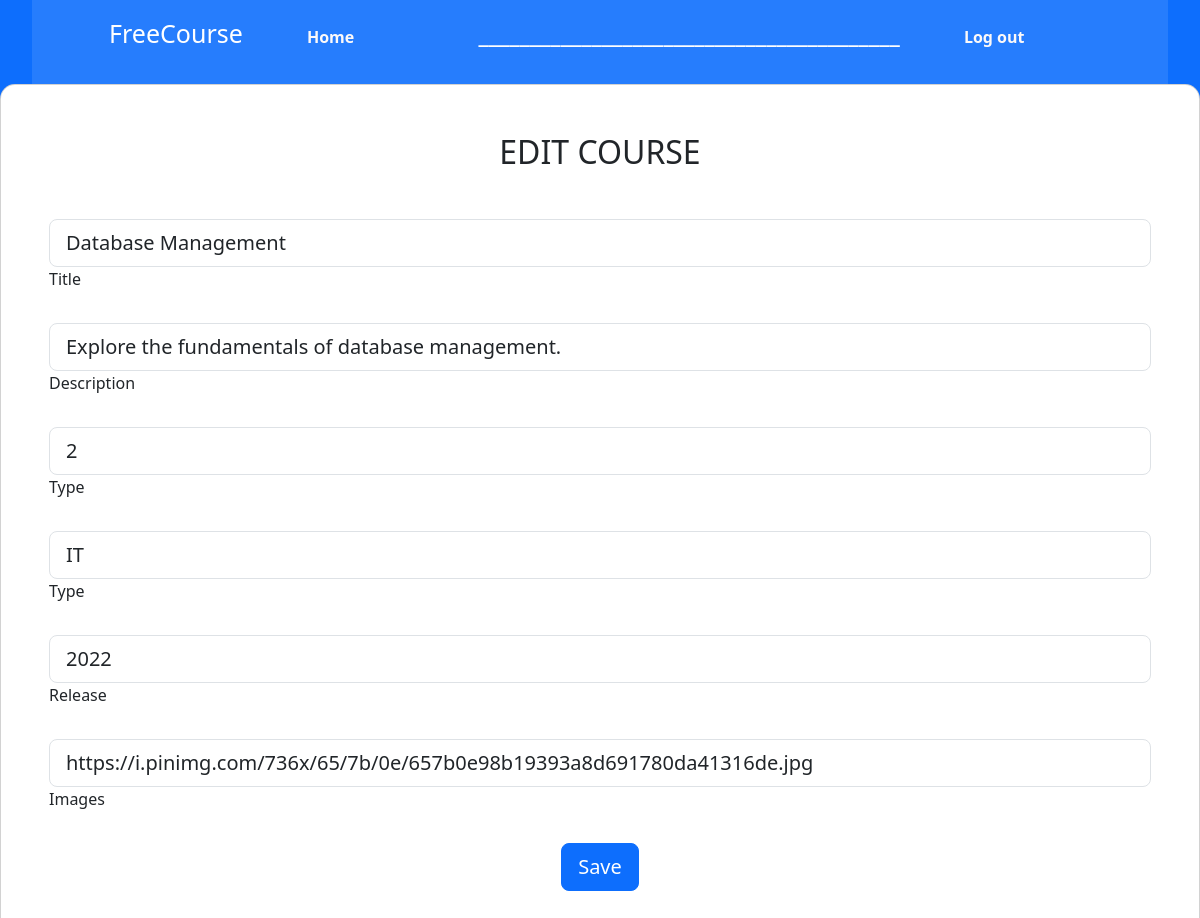
Page /editCourse.php?id_course=2 on the committed database.
### tables this page shows
CREATE TABLE `courses` (
  `Title` varchar(255) NOT NULL,
  `Description` text NOT NULL,
  `course_id` int(11) NOT NULL,
  `Type` varchar(255) NOT NULL,
  `ReleaseDate` varchar(255) NOT NULL,
  `images` text DEFAULT NULL
);

### db/course_db.php (called while the page is built, shortened)
<?php
    function get_course_by_id($id_course)
    {
        $sql = "select * from courses where course_id = '$id_course'";
        $conn = create_connection();
         $result =$conn-> query($sql);
         $data = array();
         for ($i =1 ;$i <= $result ->num_rows;$i++)
         {
            $row = $result->fetch_assoc();
            $data[] = $row;
         }
         return $data;
    }
?>

### editCourse.php (the view, shortened to what this page needs)
<?php
require_once('db/course_db.php');
$id_course = $_GET['id_course'];
$course = get_course_by_id($id_course);
?>
<!DOCTYPE html>
<html lang="en">
<head>
    <link rel="stylesheet" href="https://unpkg.com/bootstrap@5.3.2/dist/css/bootstrap.min.css">
    <link rel="stylesheet" href="https://unpkg.com/bs-brain@2.0.3/components/logins/login-9/assets/css/login-9.css">
    <link rel="stylesheet" href="style.css">
</head>
<body class="bg-primary">
<header>
      <nav>
        <div class="frame">
          <ul>
            <li class="listHeader" ><b></b>FreeCourse</li>
            <li class="listHeader"><a id="index" href="administration.php"><b>Home</b></a></li>
            <li class="listHeader" >
            <li class="listHeader" ><b>_________________________________________</b></li>
            <li class="listHeader" ><a href="?logout"><b>Log out</b></a></li>
          </ul>
        </div>
      </nav>
</header>
    <section class="vh-100 bg-primary" style="background-color: #1f1fc7;">
                        <div class="card" style="border-radius: 15px;">
                            <div class="card-body p-5">
                                <h2 class="text-uppercase text-center mb-5">Edit course</h2>
                                <form method="post" action="" novalidate>
                                    <div class="form-outline mb-4">
                                        <?php foreach ($course as $c): ?>
                                            <input  name="Title" type="text" id="Title" class="form-control form-control-lg" autocomplete="off" value="<?php echo $c['Title']; ?>">
                                        <label class="form-label" for="Title">Title</label>
                                    </div>
                                    <div class="form-outline mb-4">
                                            <input name="Description" type="text" id="Title" class="form-control form-control-lg" autocomplete="off" value="<?php echo $c['Description']; ?>">
                                            <label class="form-label" for="Description">Description</label>
                                        </div>
                                        <div class="form-outline mb-4">
                                            <input name="course_id" required type="text" id="course_id" class="form-control form-control-lg" autocomplete="off" value="<?php echo $c['course_id']; ?>" readonly>
                                            <label class="form-label" for="course_id">Type</label>
                                        </div>
                                        <div class="form-outline mb-4">
                                            <input name="Type" required type="text" id="Type" class="form-control form-control-lg" autocomplete="off" value="<?php echo $c['Type']; ?>">
                                            <label class="form-label" for="Type">Type</label>
                                        </div>
                                        <div class="form-outline mb-4">
                                            <input name="ReleaseYear" required type="text" id="ReleaseYear" class="form-control form-control-lg" autocomplete="off" value="<?php echo $c['ReleaseDate']; ?>">
                                            <label class="form-label" for="ReleaseYear">Release</label>
                                        </div>
                                        <div class="form-outline mb-4">
                                            <input name="images" required type="text" id="images" class="form-control form-control-lg" autocomplete="off" value="<?php echo $c['images']; ?>">
                                            <label class="form-label" for="images">Images</label>
                                        </div>
                                    <?php endforeach; ?>
                                    <div class="d-flex justify-content-center">
                                        <button type="submit" name="save_btn" class="btn btn-primary btn-lg">Save</button>
                                    </div>
                                </form>
                            </div>
                        </div>
    </section>
</body>
</html>

### style.css (style rules this page uses)
* { margin: 0; padding: 0; box-sizing: border-box; }
header { position: relative; padding: 0 2rem; }
li { list-style: none; }
a { text-decoration: none; color: white; font-size: 1rem; }
body { height: 100vh; background-size: cover; background-position: center; }

### editCourse.php (style rules this page uses)
header { margin-top: 0px; position: relative; }
nav { background-color: rgba(255, 255, 255, 0.1); padding: 15px; }
.listHeader { display: inline; margin: 0 30px; font-size: 25px; color: white; }
body { background-image: url('/images/headerbg.jpg'); background-size: cover; background-repeat: no-repeat; }
a { text-decoration: none; color: rgb(252, 249, 249); transition: all 0.9s ease; }

### rows in the picture
courses: Title "Database Management", Description "Explore the fundamentals of database management.", course_id "2", Type "IT", ReleaseYear "2022", images "https://i.pinimg.com/736x/65/7b/0e/657b0e98b19393a8d691780da41316de.jpg"
